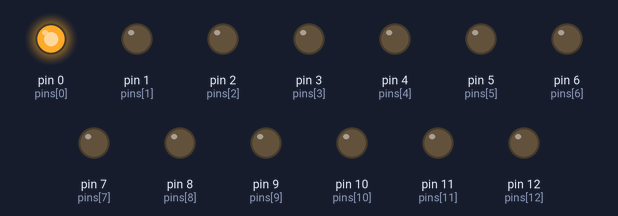
The sketch below on a simulated Arduino Uno, built with avr-gcc and run on an emulated ATmega328P. Parts: output pins drawn as LEDs (lit = HIGH).

Above: at 0.1 s.
At 16.1 s:
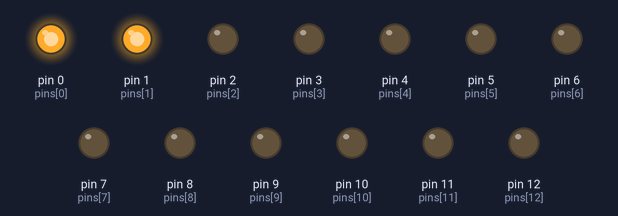
At 21.1 s:
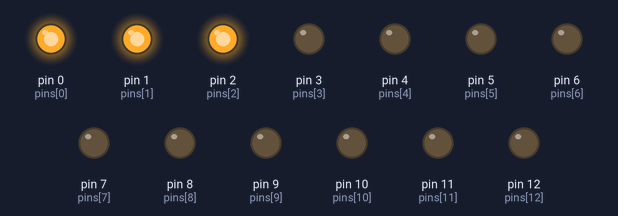
At 65.1 s:
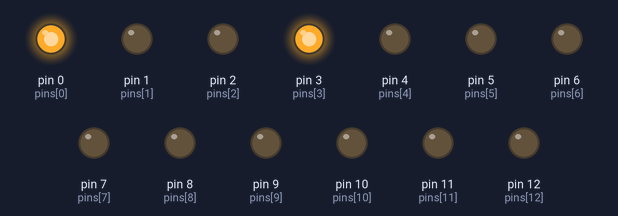
At 71.1 s:
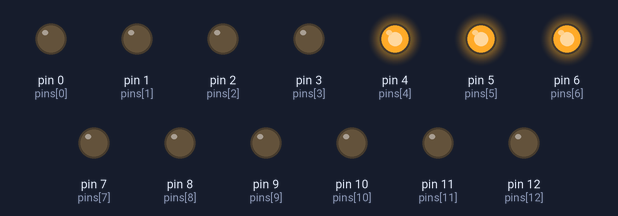
At 127.1 s:
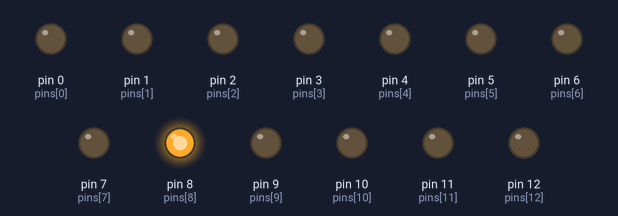
Timing chart, 0 to 128.6 s (numbered marks = the images above):
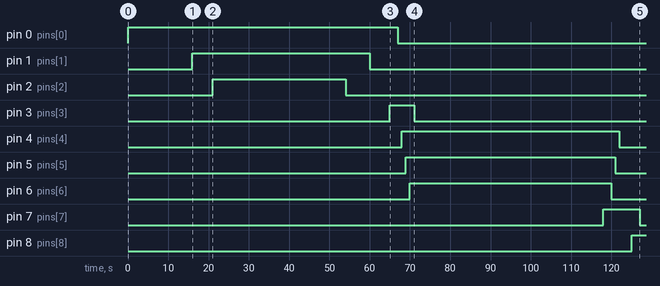

Measured:
- by itself, pin 0 (pins[0]): LOW → HIGH at 0.00 s, → LOW 67.0 s later
- by itself, pin 1 (pins[1]): LOW → HIGH at 16.0 s, → LOW 44.0 s later
- by itself, pin 2 (pins[2]): LOW → HIGH at 21.0 s, → LOW 33.0 s later
- by itself, pin 3 (pins[3]): LOW → HIGH at 65.0 s, → LOW 6.0 s later
- by itself, pin 4 (pins[4]): LOW → HIGH at 68.0 s, → LOW 54.0 s later
- by itself, pin 5 (pins[5]): LOW → HIGH at 69.0 s, → LOW 52.0 s later
- by itself, pin 6 (pins[6]): LOW → HIGH at 70.0 s, → LOW 50.0 s later
- by itself, pin 7 (pins[7]): LOW → HIGH at 118 s, → LOW 9.0 s later

The sketch:

timing.ino
```cpp
int pins[] = {0, 1, 2, 3, 4, 5, 6, 7, 8, 9, 10, 11, 12, 13};
int ins[] = {0, 16, 21, 65, 68, 69, 70, 118, 125, 145, 157};
int outs[] = {67, 60, 54, 71, 122, 121, 120, 127, 165, 166, 200};

boolean ons[12];
int T = 0;

void setup() {
  for (int i = 0 ; i < 13; i++) {
    ons[i] = false;
    pinMode(pins[i], OUTPUT);
  }
  T = 0;
}

void loop() {

  for (int i = 0 ; i < 12; i++) {
    if (ins[i] <= T && outs[i] > T) {
      ons[i] = true;
    } else {
      ons[i] = false;
    }
  }

  for (int i = 0 ; i < 12; i++) {
    if (ons[i]) {
      digitalWrite(pins[i], HIGH);
    } else {
      digitalWrite(pins[i], LOW);
    }
  }


  delay(900);
  digitalWrite(pins[13], HIGH);
  delay(100);
  digitalWrite(pins[13], LOW);


  T += 1;
  if (T > 200) {
    T = 0;
  }

}
```
